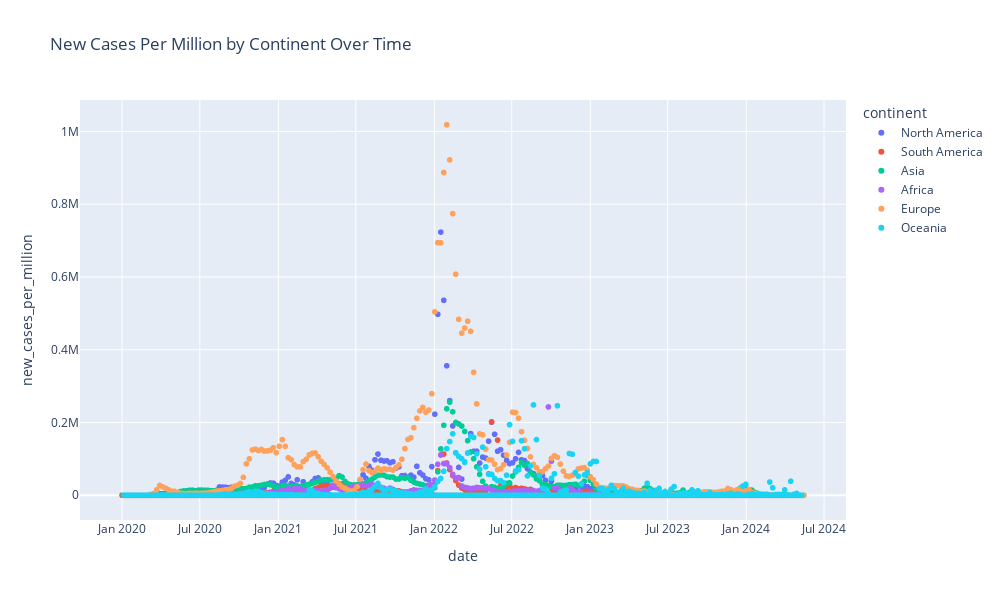

Write notebook code for a chart like this one.
### Code cell
import plotly.express as px

fig = px.scatter(grouped_df, x='date', y='new_cases_per_million', color='continent',
              title='New Cases Per Million by Continent Over Time')

# Update layout to set the size
fig.update_layout(
    width=1000,  # set the width here
    height=600   # set the height here
)
fig.show()

### Figure 1 — Plotly figure (JSON) as saved in the notebook; plotly's stock layout.template omitted (floating-point values rounded to 4 significant figures; data arrays with more than 128 entries replaced by an {"elided": "..."} marker saying what was removed)
{"data": [{"hovertemplate": "continent=North America<br>date=%{x}<br>new_cases_per_million=%{y}<extra></extra>", "legendgroup": "North America", "marker": {"color": "#636efa", "symbol": "circle"}, "mode": "markers", "name": "North America", "showlegend": true, "x": {"elided": "1596 str values"}, "xaxis": "x", "y": {"elided": "1596 float values"}, "yaxis": "y", "type": "scattergl"}, {"hovertemplate": "continent=South America<br>date=%{x}<br>new_cases_per_million=%{y}<extra></extra>", "legendgroup": "South America", "marker": {"color": "#EF553B", "symbol": "circle"}, "mode": "markers", "name": "South America", "showlegend": true, "x": {"elided": "1580 str values"}, "xaxis": "x", "y": {"elided": "1580 float values"}, "yaxis": "y", "type": "scattergl"}, {"hovertemplate": "continent=Asia<br>date=%{x}<br>new_cases_per_million=%{y}<extra></extra>", "legendgroup": "Asia", "marker": {"color": "#00cc96", "symbol": "circle"}, "mode": "markers", "name": "Asia", "showlegend": true, "x": {"elided": "1594 str values"}, "xaxis": "x", "y": {"elided": "1594 float values"}, "yaxis": "y", "type": "scattergl"}, {"hovertemplate": "continent=Africa<br>date=%{x}<br>new_cases_per_million=%{y}<extra></extra>", "legendgroup": "Africa", "marker": {"color": "#ab63fa", "symbol": "circle"}, "mode": "markers", "name": "Africa", "showlegend": true, "x": {"elided": "1576 str values"}, "xaxis": "x", "y": {"elided": "1576 float values"}, "yaxis": "y", "type": "scattergl"}, {"hovertemplate": "continent=Europe<br>date=%{x}<br>new_cases_per_million=%{y}<extra></extra>", "legendgroup": "Europe", "marker": {"color": "#FFA15A", "symbol": "circle"}, "mode": "markers", "name": "Europe", "showlegend": true, "x": {"elided": "1593 str values"}, "xaxis": "x", "y": {"elided": "1593 float values"}, "yaxis": "y", "type": "scattergl"}, {"hovertemplate": "continent=Oceania<br>date=%{x}<br>new_cases_per_million=%{y}<extra></extra>", "legendgroup": "Oceania", "marker": {"color": "#19d3f3", "symbol": "circle"}, "mode": "markers", "name": "Oceania", "showlegend": true, "x": {"elided": "1588 str values"}, "xaxis": "x", "y": {"elided": "1588 float values"}, "yaxis": "y", "type": "scattergl"}], "layout": {"xaxis": {"anchor": "y", "domain": [0.0, 1.0], "title": {"text": "date"}}, "yaxis": {"anchor": "x", "domain": [0.0, 1.0], "title": {"text": "new_cases_per_million"}}, "legend": {"title": {"text": "continent"}, "tracegroupgap": 0}, "title": {"text": "New Cases Per Million by Continent Over Time"}, "width": 1000, "height": 600}}
